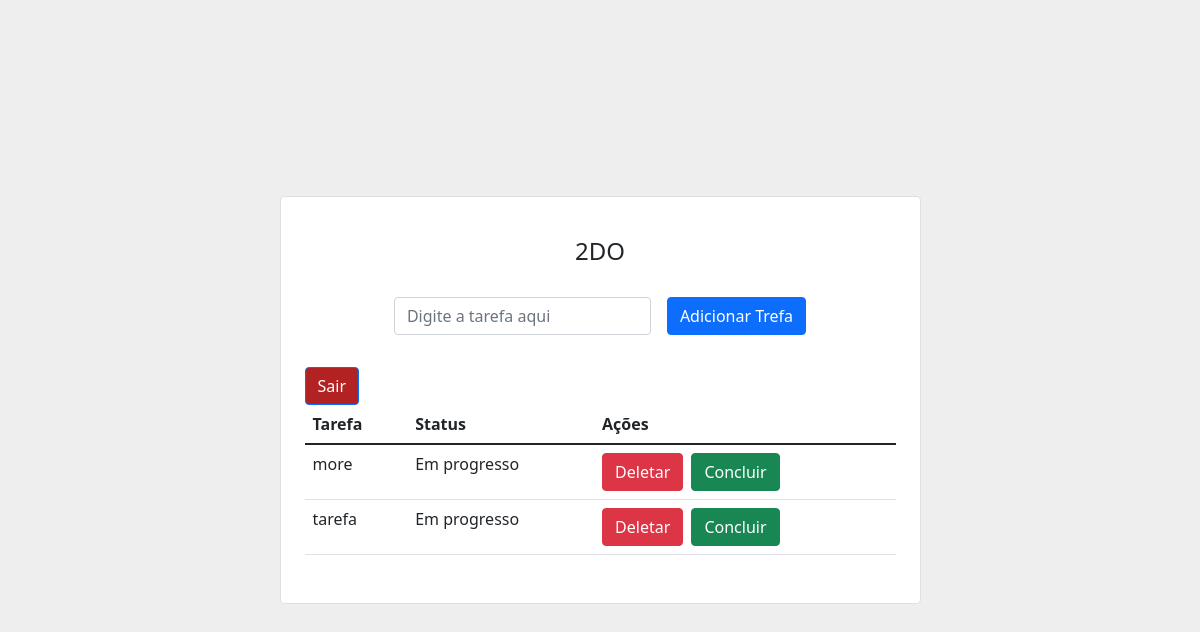
Screenshot of / (signed in) with the database file from the repository.
### todoapp/models.py (models this page shows, shortened)
class todo(models.Model):
    user = models.ForeignKey(User, on_delete=models.CASCADE)
    todo_name = models.CharField(max_length=1000)
    status = models.BooleanField(default=False)

### todoapp/views.py (the view, shortened to what this page needs)
# urls.py: 2. Add a URL to urlpatterns:  path('', views.home, name='home')
@login_required
def home(request):
    all_todos = todo.objects.filter(user=request.user)
    context = {
        'todos': all_todos
    }
    return render(request, 'todoapp/todo.html', context)

### todoapp/templates/todoapp/todo.html (shortened to what this page needs)
<head>
</head>
<link rel="stylesheet" href="https://cdn.jsdelivr.net/npm/bootstrap@5.1.3/dist/css/bootstrap.min.css">
<section class="vh-100" style="background-color: #eee;">
    <div class="container py-5 h-100">
      <div class="row d-flex justify-content-center align-items-center h-100">
        <div class="col col-lg-9 col-xl-7">
          <div class="card rounded-3">
            <div class="card-body p-4">
              <h4 class="text-center my-3 pb-3">2DO</h4>
              <form method="POST" class="row row-cols-lg-auto g-3 justify-content-center align-items-center mb-4 pb-2">
                <div class="col-12">
                  <div class="form-outline">
                    <input type="text" id="form1" class="form-control" name="task" placeholder="Digite a tarefa aqui"/>
                  </div>
                </div>
                <div class="col-12">
                  <button type="submit" class="btn btn-primary">Adicionar Trefa</button>
                </div>
              </form>
              <a href="{% url 'logout' %}"><button style="background: firebrick; color: white;" type="submit" class="btn btn-primary">Sair</button></a>
              <table class="table mb-4">
                <thead>
                  <tr>
                    <th scope="col">Tarefa</th>
                    <th scope="col">Status</th>
                    <th scope="col">Ações</th>
                  </tr>
                </thead>
                <tbody>
                  {% for i in todos %}
                  <tr>
                    <td>{{i.todo_name}}</td>
                    {% if i.status == True %}
                      <td>Concluido</td>
                    {% else %}
                      <td>Em progresso</td>
                    {% endif %}
                    <td>
                      <a href="{% url 'delete' i.todo_name %}"><button type="submit" class="btn btn-danger">Deletar</button></a>
                      <a href="{% url 'update' i.todo_name %}"><button type="submit" class="btn btn-success ms-1">Concluir</button></a>
                    </td>
                  </tr>
                  {% endfor %}
                </tbody>
              </table>
            </div>
          </div>
        </div>
      </div>
    </div>
  </section>

### rows the page displays
todo: todo_name "more", status "Em progresso"
todo: todo_name "tarefa", status "Em progresso"
